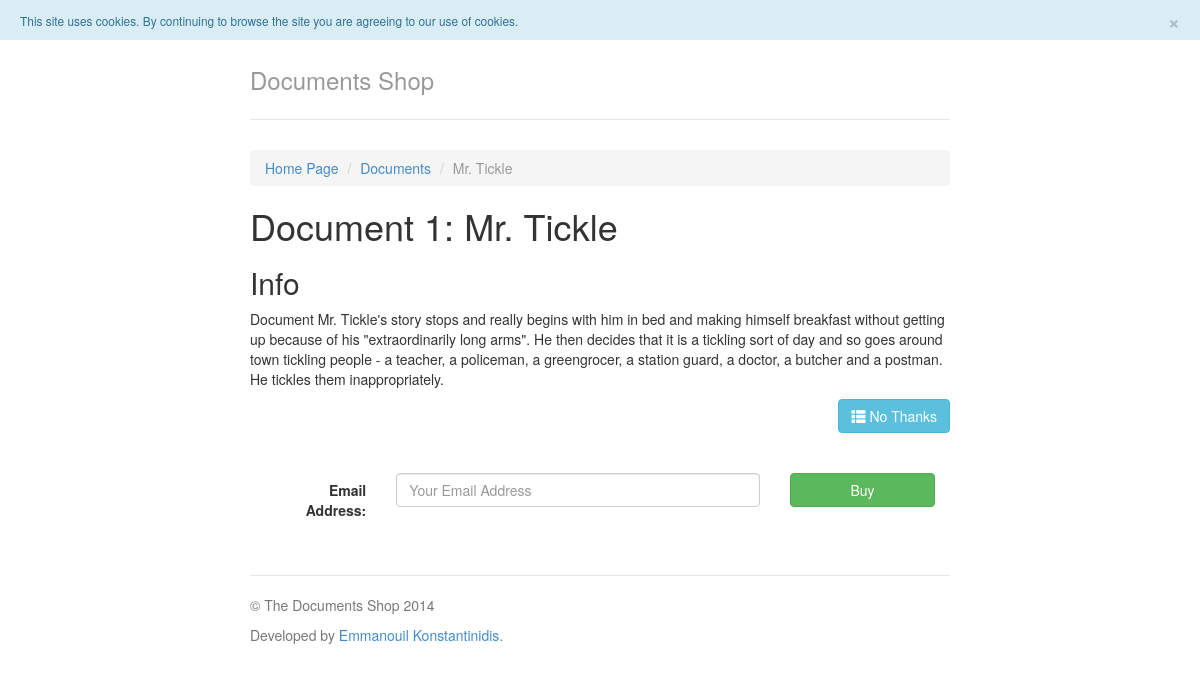
Page /index.php?page=detail&id=1 on the committed database.
### tables this page shows
CREATE TABLE IF NOT EXISTS `docs` (
  `id` int(11) NOT NULL AUTO_INCREMENT,
  `title` varchar(100) NOT NULL,
  `info` text NOT NULL,
  PRIMARY KEY (`id`)
);

### pages/detail.php (the view, shortened to what this page needs)
<?php
	include_once("config.php");
	$id = $_GET['id'];
	if( isset($_COOKIE["read"]) ) {
		$array = unserialize($_COOKIE['read']);
		$found = False;
		if (in_array($id, $array)) {
				$found = True;
		}
		if (!$found) {
			array_push($array, $id);
			setcookie("read", serialize($array), time()+3600);
		}
	}
	else {
		$array = array();
		array_push($array, $id);
	}
	$result = mysqli_query($con, "SELECT * FROM docs WHERE id = " . $id . "");
	while($row = mysqli_fetch_array($result)){ ?>
		<ol class="breadcrumb">
		  <li><a href="index.php">Home Page</a></li>
		  <li><a href="index.php?page=list">Documents</a></li>
		  <li class="active"><?php echo $row['title']; ?></li>
		</ol>
		<?php
    	print "<h1>Document ".$row['id'].": ".$row['title']."</h1>";
    	print "<h2>Info</h2>";
    	print "<p>Document ".$row['info']."</p>";
	}
?>
<div class="text-right"><a href="index.php?page=list" class="btn btn-info"><span class="glyphicon glyphicon-th-list"></span> No Thanks</a></div>
<div class="row marketing">
	<form id="purchaseForm" class="form-horizontal" action="<?php echo htmlspecialchars($_SERVER["PHP_SELF"]);?>?page=detail&id=<?=$id?>" method="post">
		<div class="col-md-9">
			<div class="form-group">
				<label for="email" class="col-sm-3 control-label text-left">Email Address:</label>
				<div class="col-sm-9">
					<input type="email" class="form-control" id="email" name="email" placeholder="Your Email Address">
				</div>
			</div>
		</div>
		<div class="col-md-3">
			<div class="form-group">
				<div class="col-sm-12">
					<button type="submit" class="btn btn-success" style="display: block; width: 100%;">Buy</button>
				</div>
			</div>
		</div>
	</form>
</div>

### css/style.css (style rules this page uses)
body { padding-top: 20px; padding-bottom: 20px; }
.header, .marketing, .footer { padding-right: 15px; padding-left: 15px; }
.marketing { margin: 40px 0; }
@media screen and (min-width: 768px) { .header, .marketing, .footer { padding-right: 0; padding-left: 0; } }

### rows in the picture
docs: title "Mr. Tickle", id "1", info "Mr. Tickle's story stops and really begins with him in bed and making himself breakfast without getting up because of his \"extraordinarily long arms\". He then decides that it is a tickling sort of day and so goes around town tickling people - a teacher, a policeman, a greengrocer, a station guard, a doctor, a butcher and a postman. He tickles them inappropriately."
